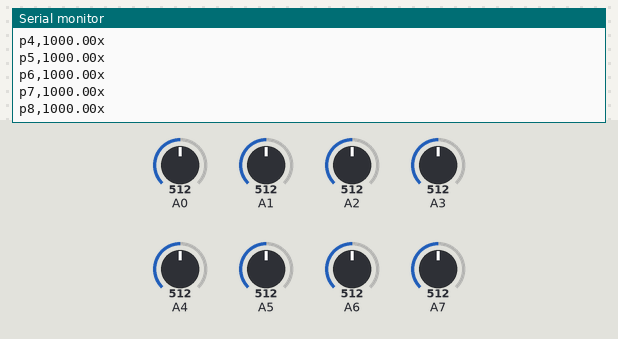
Recording of a sketch running on a simulated Arduino Uno, built with avr-gcc and run on an emulated ATmega328P. On the bench: the last lines printed to the serial monitor. Inputs (shaded band) come from the test bench; at power-on: A6 = 512, A2 = 512, A3 = 512, A0 = 512, A1 = 512, A4 = 512, A5 = 512, A7 = 512.

Above: at 4.2 s.
4.3 s: A6 set to 98
At 6.0 s:
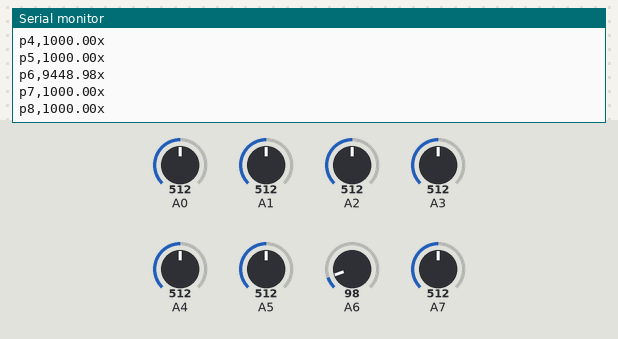
8.5 s: A6 set to 83
At 10.4 s:
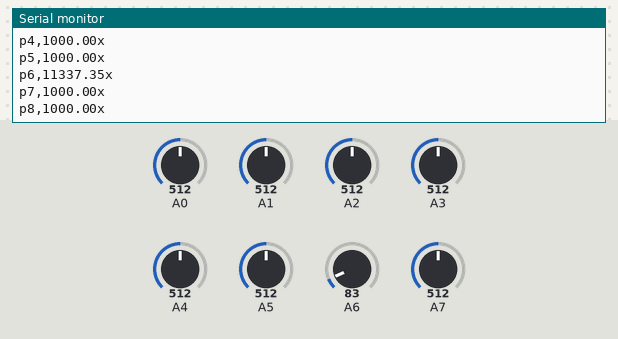
12.7 s: A2 set to 520
16.9 s: A3 set to 530
Timing chart, 0 to 19.9 s (numbered marks = the images above; inputs shaded):
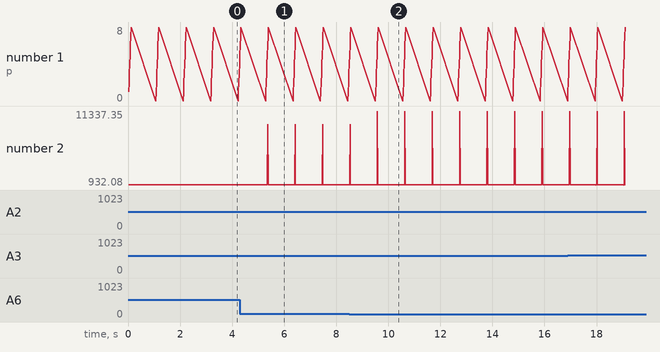

The sketch:

SendResValue.ino
```cpp
  int raw = 0;
  int Vin = 5;
  float Vout = 0;
  float R1 = 1000;
  float R2 = 0;
  float buffer = 0;
  void setup(){
  Serial.begin(9600);
  Serial.print("Code recieved");
  }

  void loop(){
    for (int i = 0; i<=8; i++){
      CheckRes(i);
    }
    /*CheckRes(0);
    CheckRes(1);
    CheckRes(2);
    CheckRes(3);
    CheckRes(4);
    CheckRes(5);
    CheckRes(6);
    CheckRes(7);*/
    delay(1000);
  }

  void CheckRes(int pin){
    raw = 0;
    raw = analogRead(pin);
    if(raw){
      buffer = raw * Vin;
      Vout = (buffer)/1024.0;
      buffer = (Vin/Vout) - 1;
      R2= R1 * buffer;
      if (R2  > 20 && R2 < 150000){
      Serial.print("p");
      Serial.print(pin);
      Serial.print(",");
      Serial.print(R2);
      Serial.println("x");
      }
    }
  }
```

Measured:
- after the input at 4.3 s, the serial monitor: prints a new line after 1.1 s (image 1)
- after the input at 8.5 s, the serial monitor: prints a new line after 1.1 s (image 2)
